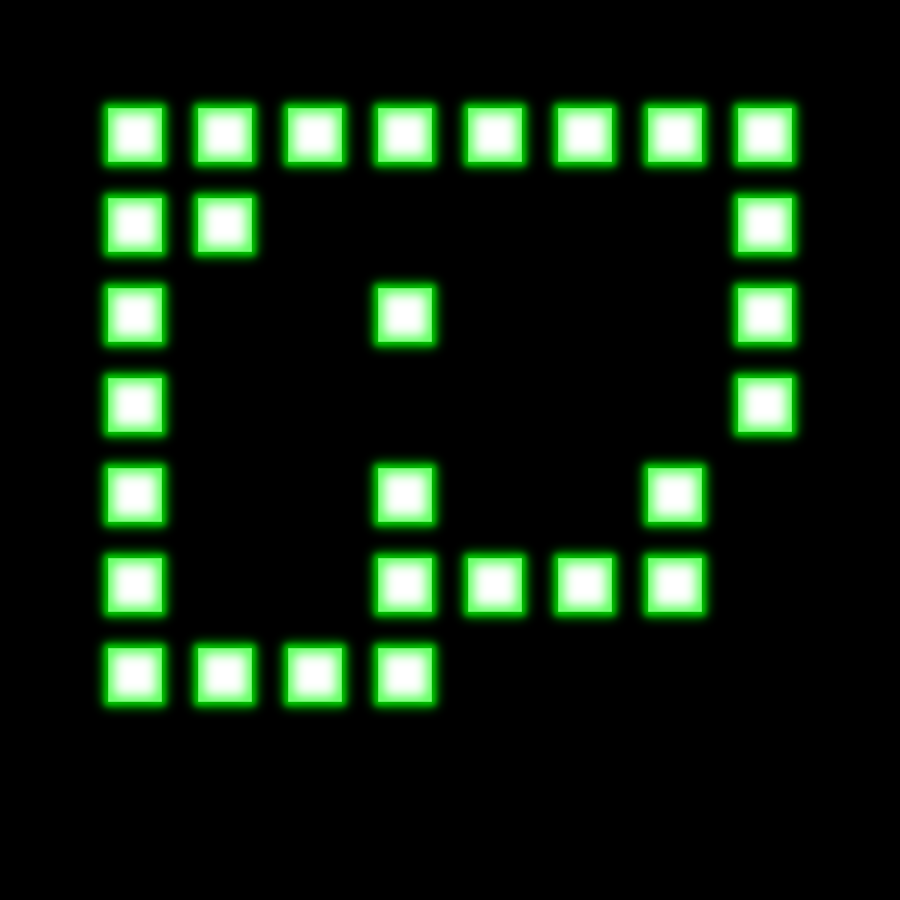

A level layout from a 2D game, rendered from its tile map. Below: a short description, then the map file with tile-grid data replaced by summaries:
An orthogonal 10x10 tile map with 90x90 px tiles, 1 tile layer (Ground) and 7 objects (3x Box, 3x Point, Chuy).

<map version="1.0" orientation="orthogonal" width="10" height="10" tilewidth="90" tileheight="90">
 <tileset firstgid="1" name="SokoChuy" tilewidth="90" tileheight="90">
  <image source="gfx/tile.png" width="270" height="270" />
  <tile id="0">
   <properties>
    <property name="type" value="triangle a" />
   </properties>
  </tile>
  <tile id="1">
   <properties>
    <property name="type" value="triangle b" />
   </properties>
  </tile>
  <tile id="2">
   <properties>
    <property name="type" value="circle" />
   </properties>
  </tile>
  <tile id="3">
   <properties>
    <property name="type" value="triangle c" />
   </properties>
  </tile>
  <tile id="4">
   <properties>
    <property name="type" value="triangle d" />
   </properties>
  </tile>
  <tile id="5">
   <properties>
    <property name="type" value="square" />
   </properties>
  </tile>
 </tileset>
 <layer name="Ground" width="10" height="10">
  <properties>
   <property name="text" value="Area 13" />
  </properties>
  <data>[100 cells, 100 non-empty, 4 distinct tile ids]</data>
 </layer>
 <objectgroup name="Objects" width="10" height="10">
  <object name="Box" x="383" y="368" width="50" height="70" />
  <object name="Point" x="292" y="448" width="66" height="90" />
  <object name="Chuy" x="274" y="184" width="86" height="86" />
  <object name="Box" x="466" y="371" width="50" height="70" />
  <object name="Box" x="300" y="367" width="50" height="70" />
  <object name="Point" x="561" y="454" width="66" height="90" />
  <object name="Point" x="192" y="267" width="66" height="90" />
 </objectgroup>
</map>
